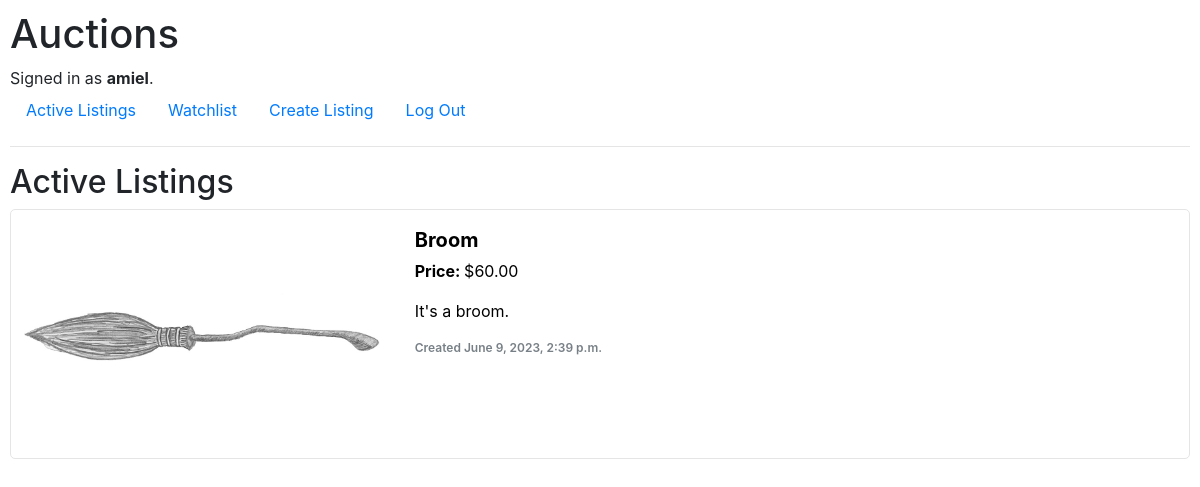
Screenshot of /listings (signed in) with the database file from the repository.
### auctions/models.py (models this page shows, shortened)
class User(AbstractUser):
    watchlist = models.ManyToManyField('Listing', related_name="watchlist")

class Listing(models.Model):
    name = models.CharField(max_length=64)
    category = models.ForeignKey(Category, on_delete=models.RESTRICT)
    image = models.ImageField(upload_to="auctions/static/auctions")
    lister = models.ForeignKey(User, on_delete=models.CASCADE, related_name="listings")
    description = models.TextField(null=True, blank=True, max_length=500)
    time = models.DateTimeField(auto_now_add=True)
    start_price = models.DecimalField(decimal_places=2, max_digits=10)
    is_active = models.BooleanField()
    def image_name(self):
        dir = self.image.name.split("/")
        return dir[-1]
    def highest_bid(self):
        highest_bid_instance = self.bids.order_by('-bid').first()
        if highest_bid_instance:
            return highest_bid_instance.bid
        return self.start_price
    def __str__(self):
        return f"{self.name}"

class Bid(models.Model):
    bidder = models.ForeignKey(User, on_delete=models.CASCADE)
    bid = models.DecimalField(decimal_places=2, max_digits=10)
    listing = models.ForeignKey(Listing, on_delete=models.CASCADE, related_name="bids")

### auctions/views.py (the view)
# urls.py: path("listings", views.index, name="index"),
def index(request):
    listings = Listing.objects.filter(is_active=True).all()
    return render(request, "auctions/index.html", {
        "listings": listings
    })

### auctions/templates/auctions/index.html
{% extends "auctions/layout.html" %}
{% block body %}
    <h2>Active Listings</h2>
        {% for listing in listings %}
        <a class="listing-container" href="{% url 'listing' listing_id=listing.id %}">
            <img src="/static/auctions/{{ listing.image_name }}" alt="Image of {{ listing.name }}">
            <div class="listing-text">
                <p class="listing-name">{{ listing }}</p>
                <p><b>Price: </b>${{ listing.highest_bid }}</p>
                <p>{{ listing.description }}</p>
                <p class="listing-time">Created {{ listing.time }}</p>
            </div>
        </a>
        {% endfor %}
{% endblock %}

### auctions/templates/auctions/layout.html (shortened to what this page needs)
{% load static %}
<!DOCTYPE html>
<html lang="en">
    <head>
        <link rel="stylesheet" href="https://stackpath.bootstrapcdn.com/bootstrap/4.4.1/css/bootstrap.min.css">
        <link href="{% static 'auctions/styles.css' %}" rel="stylesheet">
    </head>
    <body>
        <h1>Auctions</h1>
        <div>
            {% if user.is_authenticated %}
                Signed in as <strong>{{ user.username }}</strong>.
            {% else %}
                Not signed in.
            {% endif %}
        </div>
        <ul class="nav">
            <li class="nav-item">
                <a class="nav-link" href="{% url 'index' %}">Active Listings</a>
            </li>
            <li class="nav-item">
                <a class="nav-link" href="{% url 'watchlist' %}">Watchlist</a>
            </li>
            <li class="nav-item">
                <a class="nav-link" href="{% url 'create_listing' %}">Create Listing</a>
            </li>
            {% if user.is_authenticated %}
                <li class="nav-item">
                    <a class="nav-link" href="{% url 'logout' %}">Log Out</a>
                </li>
            {% endif %}
        </ul>
        <hr>
        {% block body %}
        {% endblock %}
    </body>
</html>

### auctions/static/auctions/styles.css (style rules this page uses)
body { padding: 10px; }
a.listing-container { color: initial; text-decoration: initial; height: 250px; width: 100%; border: 1px solid #e5e5e5; border-radius: 5px; margin-bottom: 10px; display: flex; flex-direction: row; }
img { width: 33%; height: 100%; align-self: center; object-fit: contain; }
.listing-text { padding: 15px; width: 67%; }
.listing-name { font-size: 20px; font-weight: bold; margin-bottom: 4px; }
.listing-time { font-size: 12px; color: #788087; font-weight: 600; }

### rows the page displays
User: username "amiel"
Listing: image_name (picture), name "Broom", highest_bid "60.00", description "It's a broom.", time "June 9, 2023, 2:39 p.m."
